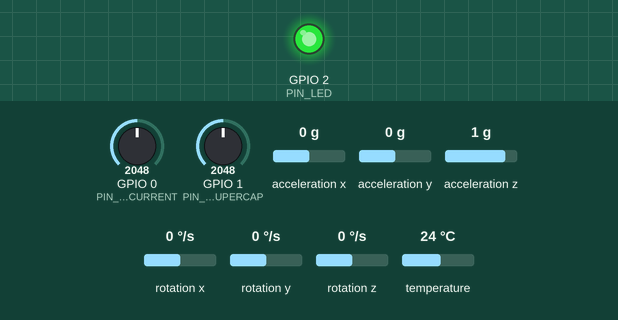
Simulated run of this sketch. Board: ESP32-C3. On the bench: output pins drawn as LEDs (lit = HIGH). Inputs (shaded band) come from the test bench; at power-on: GPIO 0 (PIN_POT_CURRENT) = 2048, GPIO 1 (PIN_POT_SUPERCAP) = 2048, acceleration x 0 g, acceleration y 0 g, acceleration z 1 g, rotation x 0 °/s, rotation y 0 °/s, rotation z 0 °/s, temperature 24 °C. WiFi joins after 1.5 s; servers stay silent unless stated; uploads are accepted with an empty reply; what the sketch prints to the serial monitor is not drawn.

Above: at 2.7 s.
At 4.3 s:
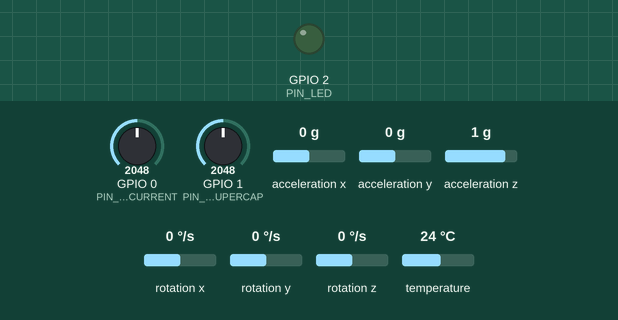
Timing chart, 0 to 10.0 s (numbered marks = the images above):
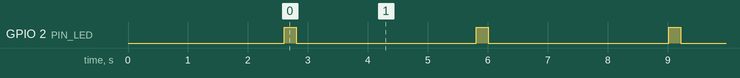

The sketch:

sketch.ino
```cpp
// ESP32-C3 firmware — Energy-Aware Self-Powered Predictive Maintenance Node
// Simulated in Wokwi (MPU6050 stands in for ADXL335/ADXL362; potentiometers
// stand in for ACS712 current and the LTC3588-1 supercap voltage divider).
// Posts telemetry directly to Supabase's PostgREST endpoint over HTTPS.

#include <WiFi.h>
#include <HTTPClient.h>
#include <Wire.h>
#include <Adafruit_MPU6050.h>
#include <Adafruit_Sensor.h>
#include <ArduinoJson.h>
#include <math.h>

// ---- Wi-Fi (Wokwi's free virtual access point) ----
const char* WIFI_SSID = "Wokwi-GUEST";
const char* WIFI_PASS = "";

// ---- Supabase project ----
const char* SUPABASE_URL = "https://YOUR-PROJECT-REF.supabase.co/rest/v1/telemetry";
const char* SUPABASE_KEY = "YOUR_SUPABASE_ANON_KEY";

#define PIN_SDA 8
#define PIN_SCL 9
#define PIN_POT_CURRENT 0
#define PIN_POT_SUPERCAP 1
#define PIN_LED 2

Adafruit_MPU6050 mpu;

const int BUFFER_SIZE = 25;
float vibration_buffer[BUFFER_SIZE];
int buffer_index = 0;
bool buffer_filled = false;

float clean_val(float val, float fallback = 0.0) {
  if (isnan(val) || isinf(val)) return fallback;
  return val;
}

float calculate_mean(float data[], int size) {
  float sum = 0.0;
  for (int i = 0; i < size; i++) sum += clean_val(data[i]);
  return sum / size;
}

float calculate_stddev(float data[], int size, float m) {
  float sq = 0.0;
  for (int i = 0; i < size; i++) sq += pow(clean_val(data[i]) - m, 2);
  float sd = sqrt(sq / size);
  return (sd < 0.01) ? 0.01 : sd;
}

float calculate_kurtosis(float data[], int size, float m, float sd) {
  if (sd <= 0.01) return 3.0;
  float sum4 = 0.0;
  for (int i = 0; i < size; i++) sum4 += pow((clean_val(data[i]) - m) / sd, 4);
  float k = sum4 / size;
  return (k < 1.0 || isnan(k) || isinf(k)) ? 3.0 : k;
}

void setup() {
  Serial.begin(115200);
  pinMode(PIN_LED, OUTPUT);
  digitalWrite(PIN_LED, LOW);
  delay(1000);

  Serial.println("\n=== ESP32-C3 Energy-Aware Predictive Maintenance Node ===");
  Wire.begin(PIN_SDA, PIN_SCL);

  if (!mpu.begin()) {
    Serial.println("[ERROR] Vibration sensor init failed.");
  } else {
    Serial.println("[OK] Vibration sensor ready.");
    mpu.setAccelerometerRange(MPU6050_RANGE_8_G);
  }

  WiFi.begin(WIFI_SSID, WIFI_PASS);
  Serial.print("[WiFi] Connecting");
  while (WiFi.status() != WL_CONNECTED) {
    delay(400);
    Serial.print(".");
  }
  Serial.println("\n[WiFi] Connected. IP: " + WiFi.localIP().toString());

  for (int i = 0; i < BUFFER_SIZE; i++) vibration_buffer[i] = 0.5;
}

void loop() {
  if (WiFi.status() == WL_CONNECTED) {
    sensors_event_t a, g, temp;
    mpu.getEvent(&a, &g, &temp);

    float gx = a.acceleration.x / 9.80665;
    float gy = a.acceleration.y / 9.80665;
    float gz = (a.acceleration.z - 9.80665) / 9.80665;
    float raw_rms_g = clean_val(sqrt(gx * gx + gy * gy + gz * gz), 0.05);

    float velocity_mms = clean_val(raw_rms_g * 15.6, 0.8); // ISO 10816 approximation

    vibration_buffer[buffer_index] = velocity_mms;
    buffer_index = (buffer_index + 1) % BUFFER_SIZE;
    if (buffer_index == 0) buffer_filled = true;
    int n = buffer_filled ? BUFFER_SIZE : buffer_index + 1;

    float m = calculate_mean(vibration_buffer, n);
    float sd = calculate_stddev(vibration_buffer, n, m);
    float z = clean_val((velocity_mms - m) / sd, 0.0);
    float kurt = calculate_kurtosis(vibration_buffer, n, m, sd);

    int raw_current = analogRead(PIN_POT_CURRENT);
    int raw_cap = analogRead(PIN_POT_SUPERCAP);
    float current_a = clean_val((raw_current / 4095.0) * 20.0, 0.0);
    float cap_v = clean_val((raw_cap / 4095.0) * 5.5, 3.8);
    float harvest_mw = clean_val(cap_v * 12.2, 45.0);

    StaticJsonDocument<512> doc;
    doc["node_id"] = "esp32_c3_node_01";
    doc["vibration_rms"] = round(raw_rms_g * 1000.0) / 1000.0;
    doc["vibration_velocity"] = round(velocity_mms * 1000.0) / 1000.0;
    doc["kurtosis"] = round(kurt * 1000.0) / 1000.0;
    doc["motor_current"] = round(current_a * 1000.0) / 1000.0;
    doc["harvest_rate_mw"] = round(harvest_mw * 1000.0) / 1000.0;
    doc["z_score"] = round(z * 1000.0) / 1000.0;
    doc["supercap_voltage"] = round(cap_v * 1000.0) / 1000.0;

    String payload;
    serializeJson(doc, payload);

    HTTPClient http;
    http.begin(SUPABASE_URL);
    http.addHeader("Content-Type", "application/json");
    http.addHeader("apikey", SUPABASE_KEY);
    http.addHeader("Authorization", String("Bearer ") + SUPABASE_KEY);
    http.addHeader("Prefer", "return=minimal");

    digitalWrite(PIN_LED, HIGH);
    int code = http.POST(payload);
    digitalWrite(PIN_LED, LOW);

    if (code == 201 || code == 200) {
      Serial.printf("[OK] Sent | Vel: %.2f mm/s | Cap: %.2f V | Current: %.2f A\n", velocity_mms, cap_v, current_a);
    } else {
      Serial.printf("[HTTP %d] %s\n", code, http.getString().c_str());
    }
    http.end();
  } else {
    Serial.println("[WiFi] Lost connection, reconnecting...");
    WiFi.reconnect();
  }

  delay(3000); // adjust to match sampling_interval_s in Configuration page
}
```

Measured:
- by itself, GPIO 2 (PIN_LED): alternates HIGH for 0.20 s and LOW for 3.0 s
